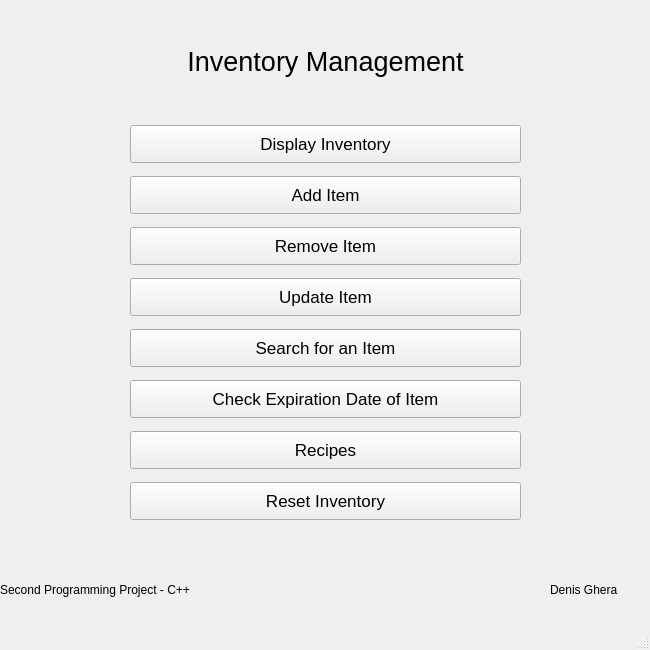
<?xml version="1.0" encoding="UTF-8"?>
<ui version="4.0">
 <class>MainWindow</class>
 <widget class="QMainWindow" name="MainWindow">
  <property name="geometry">
   <rect>
    <x>0</x>
    <y>0</y>
    <width>650</width>
    <height>650</height>
   </rect>
  </property>
  <property name="windowTitle">
   <string>MainWindow</string>
  </property>
  <widget class="QWidget" name="centralwidget">
   <widget class="QWidget" name="verticalLayoutWidget">
    <property name="geometry">
     <rect>
      <x>130</x>
      <y>10</y>
      <width>391</width>
      <height>510</height>
     </rect>
    </property>
    <layout class="QVBoxLayout" name="verticalLayout">
     <property name="spacing">
      <number>13</number>
     </property>
     <item>
      <spacer name="verticalSpacer_2">
       <property name="orientation">
        <enum>Qt::Vertical</enum>
       </property>
       <property name="sizeHint" stdset="0">
        <size>
         <width>20</width>
         <height>15</height>
        </size>
       </property>
      </spacer>
     </item>
     <item>
      <widget class="QLabel" name="TITLE">
       <property name="font">
        <font>
         <pointsize>20</pointsize>
         <bold>false</bold>
         <underline>false</underline>
        </font>
       </property>
       <property name="layoutDirection">
        <enum>Qt::LeftToRight</enum>
       </property>
       <property name="text">
        <string>Inventory Management</string>
       </property>
       <property name="alignment">
        <set>Qt::AlignCenter</set>
       </property>
       <property name="wordWrap">
        <bool>true</bool>
       </property>
      </widget>
     </item>
     <item>
      <spacer name="verticalSpacer">
       <property name="orientation">
        <enum>Qt::Vertical</enum>
       </property>
       <property name="sizeHint" stdset="0">
        <size>
         <width>20</width>
         <height>15</height>
        </size>
       </property>
      </spacer>
     </item>
     <item>
      <widget class="QPushButton" name="displayButton">
       <property name="minimumSize">
        <size>
         <width>0</width>
         <height>38</height>
        </size>
       </property>
       <property name="font">
        <font>
         <pointsize>13</pointsize>
        </font>
       </property>
       <property name="text">
        <string>Display Inventory</string>
       </property>
      </widget>
     </item>
     <item>
      <widget class="QPushButton" name="addButton">
       <property name="minimumSize">
        <size>
         <width>0</width>
         <height>38</height>
        </size>
       </property>
       <property name="font">
        <font>
         <pointsize>13</pointsize>
        </font>
       </property>
       <property name="text">
        <string>Add Item</string>
       </property>
      </widget>
     </item>
     <item>
      <widget class="QPushButton" name="deleteButton">
       <property name="minimumSize">
        <size>
         <width>0</width>
         <height>38</height>
        </size>
       </property>
       <property name="font">
        <font>
         <pointsize>13</pointsize>
        </font>
       </property>
       <property name="text">
        <string>Remove Item</string>
       </property>
      </widget>
     </item>
     <item>
      <widget class="QPushButton" name="updateButton">
       <property name="minimumSize">
        <size>
         <width>0</width>
         <height>38</height>
        </size>
       </property>
       <property name="font">
        <font>
         <pointsize>13</pointsize>
        </font>
       </property>
       <property name="text">
        <string>Update Item</string>
       </property>
      </widget>
     </item>
     <item>
      <widget class="QPushButton" name="searchButton">
       <property name="minimumSize">
        <size>
         <width>0</width>
         <height>38</height>
        </size>
       </property>
       <property name="font">
        <font>
         <pointsize>13</pointsize>
        </font>
       </property>
       <property name="text">
        <string>Search for an Item</string>
       </property>
      </widget>
     </item>
     <item>
      <widget class="QPushButton" name="expirationButton">
       <property name="minimumSize">
        <size>
         <width>0</width>
         <height>38</height>
        </size>
       </property>
       <property name="font">
        <font>
         <pointsize>13</pointsize>
        </font>
       </property>
       <property name="text">
        <string>Check Expiration Date of Item</string>
       </property>
      </widget>
     </item>
     <item>
      <widget class="QPushButton" name="recipesButton">
       <property name="minimumSize">
        <size>
         <width>0</width>
         <height>38</height>
        </size>
       </property>
       <property name="font">
        <font>
         <pointsize>13</pointsize>
        </font>
       </property>
       <property name="text">
        <string>Recipes</string>
       </property>
      </widget>
     </item>
     <item>
      <widget class="QPushButton" name="resetButton">
       <property name="minimumSize">
        <size>
         <width>0</width>
         <height>38</height>
        </size>
       </property>
       <property name="font">
        <font>
         <pointsize>13</pointsize>
        </font>
       </property>
       <property name="text">
        <string>Reset Inventory</string>
       </property>
      </widget>
     </item>
    </layout>
   </widget>
   <widget class="QLabel" name="label_2">
    <property name="geometry">
     <rect>
      <x>0</x>
      <y>580</y>
      <width>251</width>
      <height>20</height>
     </rect>
    </property>
    <property name="text">
     <string>Second Programming Project - C++</string>
    </property>
   </widget>
   <widget class="QLabel" name="label_3">
    <property name="geometry">
     <rect>
      <x>550</x>
      <y>580</y>
      <width>91</width>
      <height>20</height>
     </rect>
    </property>
    <property name="text">
     <string>Denis Ghera</string>
    </property>
   </widget>
  </widget>
  <widget class="QMenuBar" name="menubar">
   <property name="geometry">
    <rect>
     <x>0</x>
     <y>0</y>
     <width>650</width>
     <height>25</height>
    </rect>
   </property>
  </widget>
  <widget class="QStatusBar" name="statusbar"/>
 </widget>
 <resources/>
 <connections/>
</ui>
